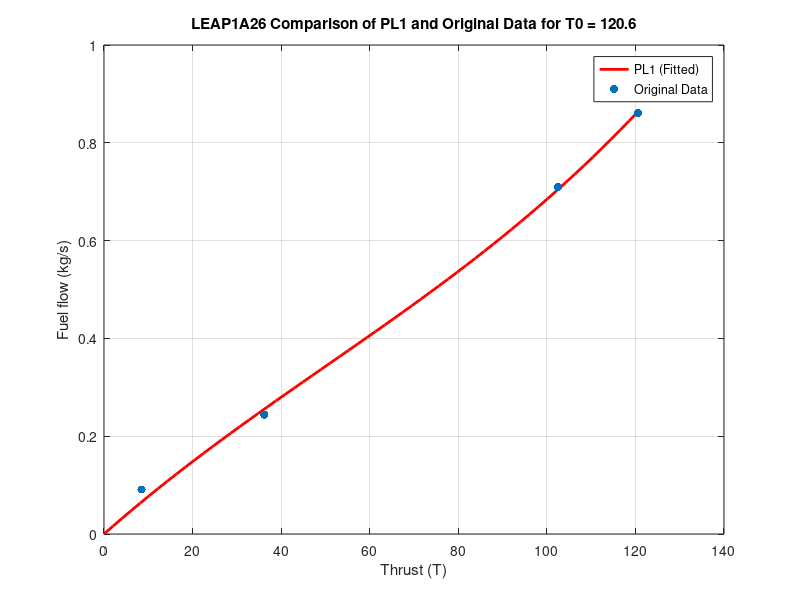

Recreate this plot in MATLAB.
clc;
clear all;
close all;

%%%%%%%%%%%%%%%%%%%%%%%%%%%%%%%%%%%%%%%%%%%%%%%%%%%%%%%%%%%%%%
%  Input the T0 and fuel flow from ICAO database
%  Input the SFC for cruise and SLS from literature review
%  Input the cruise altitude from literature review
%  
%  Output the coefficient, Cf3, Cf2, Cf1 and Cff, ch into SimpleOffDesign
%
%%%%%%%%%%%%%%%%%%%%%%%%%%%%%%%%%%%%%%%%%%%%%%%%%%%%%%%%%%%%%%

% Data from the table
throttle_settings = [100, 85, 30, 7]; % in percentage

fuel_flow = [0.861, 0.710, 0.244, 0.091];

% Set constant T0 value
%%%%%%%%%%%%%% Change T0 for the specific engine from ICAO data %%%%%%%%%%%%%%%%
T0 = 120.6; % SLS thrust
%%%%%%%%%%%%%%%%%%%%%%%%%%%%%%%%%%%%%%%%%%%%%%%%%%%%%%%%%%%%%%%%%%%%%%%%%%%%%%%%
TT = throttle_settings*T0/100;

% Convert throttle settings to thrust values
thrust = (throttle_settings / 100) * T0;

% Normalize thrust values by T0 for the polynomial fitting
CONS = thrust / T0;

% Prepare the design matrix for the polynomial fit without the constant term
X = [CONS'.^3 CONS'.^2 CONS']; % Note: X is transposed for fitting purposes

% Fit the model using the least-squares solution
coeffs = X \ fuel_flow'; % This solves for the coefficients without the constant term

Cf3 = coeffs(1)
Cf2 = coeffs(2)
Cf1 = coeffs(3)

% SFC for cruise and takeoff or SLS [lb/(lbf⋅hr)]
%%%%%%%%%%%%%% Change SFC for the specific engine from literature %%%%%%%%%%%%%%
SFC_cruise = 0.51;
SFC_takeoff = 0.38; % 0.255?
%%%%%%%%%%%%%%%%%%%%%%%%%%%%%%%%%%%%%%%%%%%%%%%%%%%%%%%%%%%%%%%%%%%%%%%%%%%%%%%%

% Cruise Altitude
%%%%%%%%%%%%%% Change cruise alt for the specific engine from literature %%%%%%%
hcr = 11280; % m
%%%%%%%%%%%%%%%%%%%%%%%%%%%%%%%%%%%%%%%%%%%%%%%%%%%%%%%%%%%%%%%%%%%%%%%%%%%%%%%%

Cff_ch = (SFC_cruise - SFC_takeoff)/ hcr*2.8325e-02 

% You can use these coefficients to calculate fuel flow at other thrust values if needed.
T = T0;
h = 0;

fuelflow = Cf3*(T / T0)^3 + Cf2*(T / T0)^2 + Cf1*(T / T0) + Cff_ch * T *h 


% % % Original polynomial coefficients (provided)
% % Cf3_orj = 0.299;
% % Cf2_orj = -0.346;
% % Cf1_orj = 0.701;
% % 
% % fprintf('The polynomial coefficients are:\nCf3: %f\nCf2: %f\nCf1: %f\n', Cf3, Cf2, Cf1);
% % 
% Define range for T (Thrust values)
T_range = linspace(0, 120.6, 60); % Vary T from 0 to 60

% Calculate PL1 and PL2 for different T values
PL1 = Cf3*(T_range / T0).^3 + Cf2*(T_range / T0).^2 + Cf1*(T_range / T0);
% PL2 = Cf3_orj*(T_range / T0).^3 + Cf2_orj*(T_range / T0).^2 + Cf1_orj*(T_range / T0);

% Plot the results
figure;
plot(T_range, PL1, 'r-', 'LineWidth', 2);
hold on;
% plot(T_range, PL2, 'b--', 'LineWidth', 2);
scatter(TT, fuel_flow, 'bo', 'filled'); % Scatter plot for original data points
xlabel('Thrust (T)');
ylabel('Fuel flow (kg/s)');
title(['LEAP1A26 Comparison of PL1 and Original Data for T0 = ', num2str(T0)]);
legend('PL1 (Fitted)', 'Original Data', 'Location', 'Best');
grid on;

